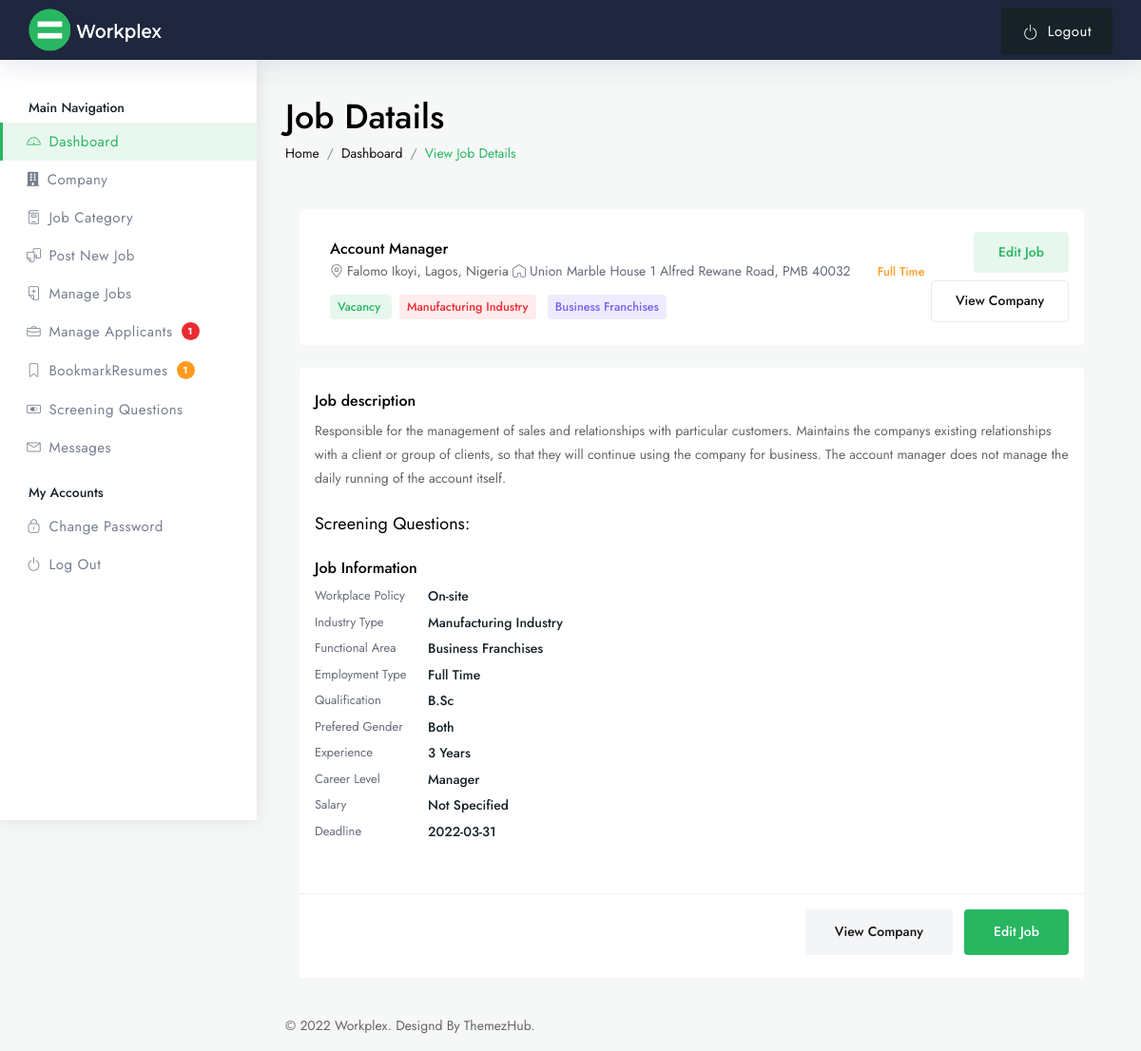
/admin/dashboard-job-details.php?id=8 (signed in), run on the app's committed database.
### tables this page shows
CREATE TABLE IF NOT EXISTS `tbljob` (
  `JOBID` int(11) NOT NULL AUTO_INCREMENT,
  `COMPANYID` int(11) NOT NULL,
  `WORKPLACE_POLICY` varchar(50) NOT NULL,
  `JOBTITLE` varchar(90) NOT NULL,
  `JOBCATEGORYID` int(11) NOT NULL,
  `SALARY` double NOT NULL,
  `JOBTYPE` varchar(50) NOT NULL,
  `QUALIFICATION` varchar(50) NOT NULL,
  `JOBDESCRIPTION` text NOT NULL,
  `PREFEREDSEX` varchar(30) NOT NULL,
  `CAREERLEVEL` varchar(20) NOT NULL,
  `WORKEXPERIENCE` varchar(50) NOT NULL,
  `DEADLINE` date NOT NULL,
  `JOBSTATUS` varchar(90) NOT NULL,
  `DATEPOSTED` datetime NOT NULL,
  PRIMARY KEY (`JOBID`)
);

CREATE TABLE IF NOT EXISTS `tblcompany` (
  `COMPANYID` int(11) NOT NULL AUTO_INCREMENT,
  `COMPANYNAME` varchar(90) NOT NULL,
  `COMPANYADDRESS` varchar(90) NOT NULL,
  `COMPANYCONTACTNO` varchar(30) NOT NULL,
  `COMPANYSTATUS` varchar(90) NOT NULL,
  `COMPANYABOUT` text NOT NULL,
  `COMPANYEMAIL` varchar(50) NOT NULL,
  `COMPANYINDUSTRY` varchar(50) NOT NULL,
  `COMPANYSPECIALISM` varchar(50) NOT NULL,
  `COMPANYCOUNTRY` varchar(50) NOT NULL,
  `COMPANYCITY` varchar(50) NOT NULL,
  `COMPANYAWARD` varchar(20) NOT NULL,
  `COMPANYYEAR` varchar(10) NOT NULL,
  `COMPANYAWARDDESC` text NOT NULL,
  `COMPANYLOGO` blob NOT NULL,
  PRIMARY KEY (`COMPANYID`)
);

### admin/dashboard-job-details.php (the view, shortened to what this page needs)
<!DOCTYPE html>
<html lang="zxx">
<?php require 'include/phpcode.php';
if (!empty($_GET['id'])) {
   $JOBID = $_GET['id'];
   $query = "SELECT * from tbljob WHERE JOBID = '$JOBID'";
   $result = mysqli_query($con, $query);
   $row = mysqli_fetch_array($result);
   $COMPANYID = $row['COMPANYID'];
   $WORKPLACE_POLICY = $row['WORKPLACE_POLICY'];
   $JOBTITLE = $row['JOBTITLE'];
   $SALARY = $row['SALARY'];
   $JOBTYPE = $row['JOBTYPE'];
   $QUALIFICATION = $row['QUALIFICATION'];
   $JOBDESCRIPTION = $row['JOBDESCRIPTION'];
   $PREFEREDSEX = $row['PREFEREDSEX'];
   $CAREERLEVEL = $row['CAREERLEVEL'];
   $WORKEXPERIENCE = $row['WORKEXPERIENCE'];
   $DEADLINE = $row['DEADLINE'];
   $JOBSTATUS = $row['JOBSTATUS'];
   $querycomp = "SELECT * from tblcompany WHERE COMPANYID = '$COMPANYID'";
   $resultcomp = mysqli_query($con, $querycomp);
   $rowcomp = mysqli_fetch_array($resultcomp);
   $COMPANYADDRESS = $rowcomp['COMPANYADDRESS'];
   $COMPANYCOUNTRY = $rowcomp['COMPANYCOUNTRY'];
   $COMPANYCITY = $rowcomp['COMPANYCITY'];
   $COMPANYINDUSTRY = $rowcomp['COMPANYINDUSTRY'];
   $COMPANYSPECIALISM = $rowcomp['COMPANYSPECIALISM'];
} else {
   header('location: dashboard-companys.php');
}
?>
<head>
   <link href="assets/css/styles.css" rel="stylesheet">
</head>
<body>
   <div id="main-wrapper">
      <?php include 'header.php' ?>
      <div class="dashboard-wrap bg-light">
         <?php include 'sidenav.php' ?>
         <div class="dashboard-content">
            <div class="dashboard-tlbar d-block mb-5">
               <div class="row">
                  <div class="colxl-12 col-lg-12 col-md-12">
                     <h1 class="ft-medium">Job Datails</h1>
                     <nav aria-label="breadcrumb">
                        <ol class="breadcrumb">
                           <li class="breadcrumb-item text-muted"><a href="#">Home</a></li>
                           <li class="breadcrumb-item text-muted"><a href="#">Dashboard</a></li>
                           <li class="breadcrumb-item"><a href="#" class="theme-cl">View Job Details</a></li>
                        </ol>
                     </nav>
                  </div>
               </div>
            </div>
            <div class="container">
               <div class="row">
                  <div class="col-xl-12 col-lg-12 col-md-12 col-sm-12">
                     <div class="bg-white rounded px-3 py-4 mb-4">
                        <div class="jbd-01 d-flex align-items-center justify-content-between">
                           <div class="jbd-flex d-flex align-items-center justify-content-start">
                              <div class="jbd-01-caption pl-3">
                                 <div class="tbd-title">
                                    <h4 class="mb-0 ft-medium fs-md"><?php echo $JOBTITLE ?></h4>
                                 </div>
                                 <div class="jbl_location mb-3">
                                    <span><i class="lni lni-map-marker mr-1"></i><?php echo $COMPANYCITY ?>, <?php echo $COMPANYCOUNTRY ?></span>
                                    <span class="text-muted mr-2"><i class="lni lni-home mr-1"></i><?php echo $COMPANYADDRESS ?></span>
                                       <span class="medium ft-medium text-warning ml-3"><?php echo $JOBTYPE ?></span>
                                 </div>
                                 <div class="jbl_info01">
                                    <span class="px-2 py-1 ft-medium medium rounded theme-cl theme-bg-light mr-2"><?php echo $JOBSTATUS ?> </span>
                                    <span class="px-2 py-1 ft-medium medium rounded text-danger bg-light-danger mr-2"><?php echo $COMPANYINDUSTRY ?></span>
                                    <span class="px-2 py-1 ft-medium medium rounded text-purple bg-light-purple"><?php echo $COMPANYSPECIALISM ?></span>
                                 </div>
                              </div>
                           </div>
                           <div class="jbd-01-right text-right hide-1023">
                              <div class="jbl_button mb-2"><a href="dashboard-jobs-edit.php?id=<?php echo $JOBID ?> " class="btn rounded theme-bg-light theme-cl fs-sm ft-medium">Edit Job</a></div>
                              <div class="jbl_button"><a href="company-detail.php?companyid=<?php echo $COMPANYID ?>" class="btn rounded bg-white border fs-sm ft-medium">View Company</a></div>
                           </div>
                        </div>
                     </div>
                     <div class="bg-white rounded mb-4">
                        <div class="jbd-01 px-3 py-4">
                           <div class="jbd-details mb-4">
                              <h5 class="ft-medium fs-md">Job description</h5>
                              <p><?php echo $JOBDESCRIPTION ?></p>
                           </div>
                           <div class="jbd-details mb-3">
                              <h5>Screening Questions:</h5>
                              <div class="position-relative row">
                                 <div class="col-lg-12 col-md-12 col-12">
                                 </div>
                              </div>
                           </div>
                           <div class="jbd-details mb-4">
                              <h5 class="ft-medium fs-md">Job Information</h5>
                              <div class="other-details">
                                 <div class="details ft-medium"><label class="text-muted">Workplace Policy</label><span class="text-dark"><?php echo $WORKPLACE_POLICY ?></span></div>
                                 <div class="details ft-medium"><label class="text-muted">Industry Type</label><span class="text-dark"><?php echo $COMPANYINDUSTRY ?></span></div>
                                 <div class="details ft-medium"><label class="text-muted">Functional Area</label><span class="text-dark"><?php echo $COMPANYSPECIALISM ?></span></div>
                                 <div class="details ft-medium"><label class="text-muted">Employment Type</label><span class="text-dark"><?php echo $JOBTYPE ?></span></div>
                                 <div class="details ft-medium"><label class="text-muted">Qualification</label><span class="text-dark"><?php echo $QUALIFICATION ?></span></div>
                                 <div class="details ft-medium"><label class="text-muted">Prefered Gender</label><span class="text-dark"><?php echo $PREFEREDSEX ?></span></div>
                                 <div class="details ft-medium"><label class="text-muted">Experience</label><span class="text-dark"><?php echo $WORKEXPERIENCE ?></span></div>
                                 <div class="details ft-medium"><label class="text-muted">Career Level</label><span class="text-dark"><?php echo $CAREERLEVEL ?></span></div>
                                 <div class="details ft-medium"><label class="text-muted">Salary</label><span class="text-dark"><?php if ($SALARY > 0) {
                                                                                                                                    echo $SALARY;
                                                                                                                                 } else {
                                                                                                                                    echo 'Not Specified';
                                                                                                                                 }  ?></span></div>
                                 <div class="details ft-medium"><label class="text-muted">Deadline</label><span class="text-dark"><?php echo $DEADLINE ?></span></div>
                              </div>
                           </div>
                        </div>
                        <div class="jbd-02 px-3 py-3 br-top">
                           <div class="jbd-02-flex d-flex align-items-center justify-content-between">
                              <div class="jbd-02-aply">
                                 <div class="jbl_button mb-2">
                                    <a href="company-detail.php?companyid=<?php echo $COMPANYID ?>" class="btn btn-md rounded gray fs-sm ft-medium mr-2">View Company</a>
                                    <a href="dashboard-jobs-edit.php?id=<?php echo $JOBID ?>" class="btn btn-md rounded theme-bg text-light fs-sm ft-medium">Edit Job</a>
                                 </div>
                              </div>
                           </div>
                        </div>
                     </div>
                  </div>
               </div>
            </div>
            <?php include 'footer.php' ?>
         </div>
      </div>
   </div>
</body>
</html>

### data on the page
tbljob: JOBTITLE "Account Manager", JOBTYPE "Full Time", JOBSTATUS "Vacancy", JOBDESCRIPTION "Responsible for the management of sales and relationships with particular customers. Maintains the companys existing relationships with a client or group of clients, so that they will continue using the company for business. The account manager does not manage the daily running of the account itself.", WORKPLACE_POLICY "On-site", QUALIFICATION "B.Sc", PREFEREDSEX "Both", WORKEXPERIENCE "3 Years", CAREERLEVEL "Manager", DEADLINE "2022-03-31"
tblcompany: COMPANYCITY "Falomo Ikoyi, Lagos", COMPANYCOUNTRY "Nigeria", COMPANYADDRESS "Union Marble House 1 Alfred Rewane Road, PMB 40032", COMPANYINDUSTRY "Manufacturing Industry", COMPANYSPECIALISM "Business Franchises"

### other printed values
$appliedjobs "1"
$bookmark "1"
